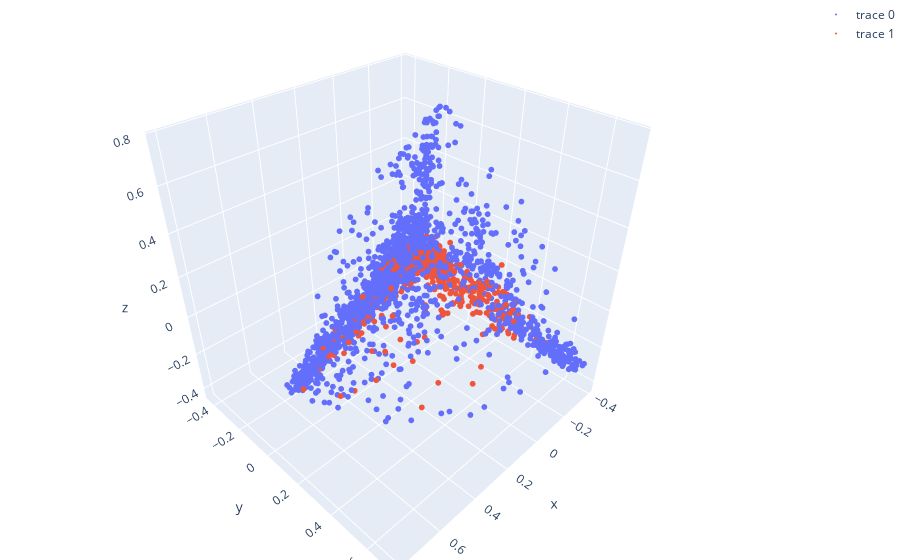

The notebook cell saved with this chart:
### Code cell
fig = go.Figure(data=[go.Scatter3d(x= df["x1"], y= df["x2"], z = df["x3"], mode='markers')])

fig.add_trace(go.Scatter3d(x=embeddingRep[:, 0], y=embeddingRep[:, 1], z=embeddingRep[:, 2], mode='markers'))

fig.update_traces(marker_size=2)

# tight layout
fig.update_layout(margin=dict(l=0, r=0, b=0, t=0))
fig.show()

### Figure 1 — Plotly figure (JSON) as saved in the notebook; plotly's stock layout.template omitted (floating-point values rounded to 4 significant figures; data arrays with more than 128 entries replaced by an {"elided": "..."} marker saying what was removed)
{"data": [{"marker": {"size": 2}, "mode": "markers", "type": "scatter3d", "x": {"elided": "2157 float values"}, "y": {"elided": "2157 float values"}, "z": {"elided": "2157 float values"}}, {"marker": {"size": 2}, "mode": "markers", "type": "scatter3d", "x": {"elided": "816 float values"}, "y": {"elided": "816 float values"}, "z": {"elided": "816 float values"}}], "layout": {"margin": {"b": 0, "l": 0, "r": 0, "t": 0}}}
